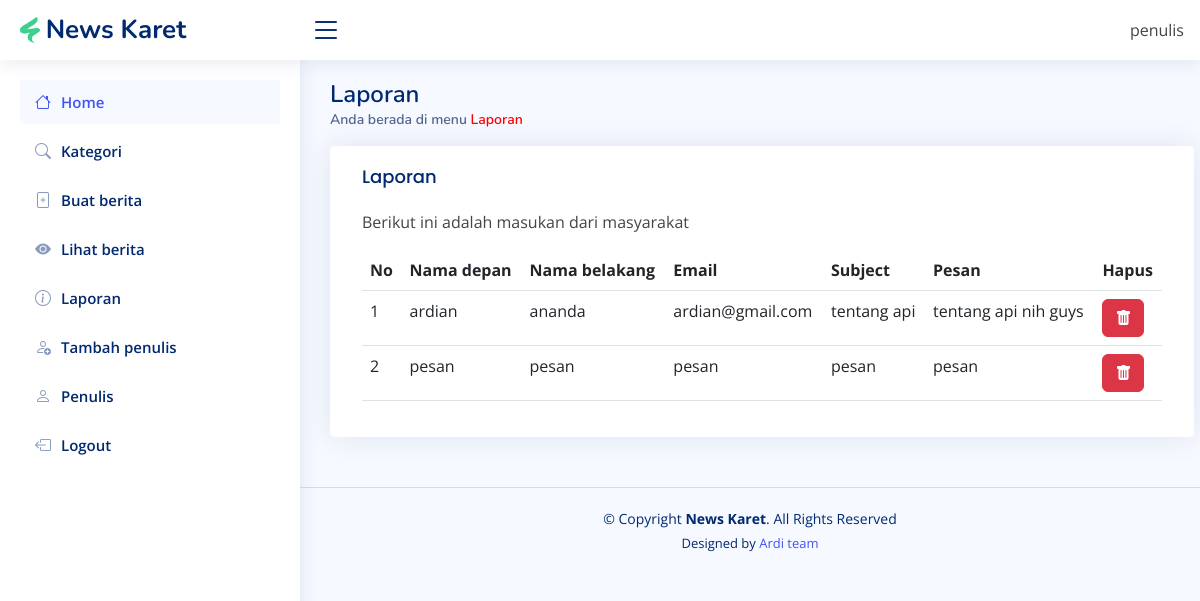
Screenshot of /admin/laporan.php (signed in) with the database file from the repository.
### tables this page shows
CREATE TABLE `kritik` (
  `id` int(11) NOT NULL,
  `nama_depan` varchar(32) NOT NULL,
  `nama_belakang` varchar(32) NOT NULL,
  `email` varchar(32) NOT NULL,
  `subject` varchar(32) NOT NULL,
  `pesan` text NOT NULL
);

### admin/laporan.php (the view, shortened to what this page needs)
<?php
include '../config/koneksi.php';
?>
<!DOCTYPE html>
<html lang="en">
  <head>
    <link
      href="../assets/vendor/bootstrap/css/bootstrap.min.css"
      rel="stylesheet"
    />
    <link
      href="../assets/vendor/bootstrap-icons/bootstrap-icons.css"
      rel="stylesheet"
    />
    <link
      href="../assets/vendor/boxicons/css/boxicons.min.css"
      rel="stylesheet"
    />
    <link href="../assets/vendor/quill/quill.snow.css" rel="stylesheet" />
    <link href="../assets/vendor/quill/quill.bubble.css" rel="stylesheet" />
    <link href="../assets/vendor/remixicon/remixicon.css" rel="stylesheet" />
    <link
      href="../assets/vendor/simple-datatables/style.css"
      rel="stylesheet"
    />
    <link href="../assets/css/style.css" rel="stylesheet" />
  </head>
  <body>
    <header id="header" class="header fixed-top d-flex align-items-center">
      <div class="d-flex align-items-center justify-content-between">
        <a href="" class="logo d-flex align-items-center">
          <img src="../assets/img/2.png" alt="" />
          <span class="d-none d-lg-block">News Karet</span>
        </a>
        <i class="bi bi-list toggle-sidebar-btn"></i>
      </div>
      <nav class="header-nav ms-auto">
        <ul class="d-flex align-items-center">
          <li class="nav-item pe-3">
            <span class="d-none d-md-block ps-2">
              <?= $_SESSION['username'] ?>
            </span>
          </li>
        </ul>
      </nav>
    </header>
    <aside id="sidebar" class="sidebar">
      <ul class="sidebar-nav" id="sidebar-nav">
        <li class="nav-item">
          <a
            class="nav-link"
            href="http://<?= $_SERVER['SERVER_NAME'] ?>/news-karet/admin/"
          >
            <i class="bi bi-house"></i>
            <span>Home</span>
          </a>
        </li>
        <li class="nav-item">
          <a
            class="nav-link collapsed"
            href="http://<?= $_SERVER['SERVER_NAME'] ?>/news-karet/admin/kategori.php"
          >
            <i class="bi bi-search"></i>
            <span>Kategori</span>
          </a>
        </li>
        <li class="nav-item">
          <a
            class="nav-link collapsed"
            href="http://<?= $_SERVER['SERVER_NAME'] ?>/news-karet/admin/buat-berita.php"
          >
            <i class="bi bi-file-plus"></i>
            <span>Buat berita</span>
          </a>
        </li>
        <li class="nav-item">
          <a
            class="nav-link collapsed"
            href="http://<?= $_SERVER['SERVER_NAME'] ?>/news-karet/admin/lihat-berita.php"
          >
            <i class="bi bi-eye-fill"></i>
            <span>Lihat berita</span>
          </a>
        </li>
        <li class="nav-item">
          <a
            class="nav-link collapsed"
            href="http://<?= $_SERVER['SERVER_NAME'] ?>/news-karet/admin/laporan.php"
          >
            <i class="bi bi-info-circle"></i>
            <span>Laporan</span>
          </a>
        </li>
        <li class="nav-item">
          <a
            class="nav-link collapsed"
            href="http://<?= $_SERVER['SERVER_NAME'] ?>/news-karet/admin/tambah-penulis.php"
          >
            <i class="bi bi-person-add"></i>
            <span>Tambah penulis</span>
          </a>
        </li>
        <li class="nav-item">
          <a
            class="nav-link collapsed"
            href="http://<?= $_SERVER['SERVER_NAME'] ?>/news-karet/admin/penulis.php"
          >
            <i class="bi bi-person"></i>
            <span>Penulis</span>
          </a>
        </li>
        <li class="nav-item">
          <a
            class="nav-link collapsed"
            href="http://<?= $_SERVER['SERVER_NAME'] ?>/news-karet/logout/"
          >
            <i class="bi bi-box-arrow-left"></i>
            <span>Logout</span>
          </a>
        </li>
      </ul>
    </aside>
    <main id="main" class="main">
      <div class="pagetitle">
        <h1>Laporan</h1>
        <nav>
          <ol class="breadcrumb">
            <li class="breadcrumb-item active">
              Anda berada di menu <span style="color: red">Laporan</span>
            </li>
          </ol>
        </nav>
      </div>
      <section class="section dashboard">
        <div class="row">
          <div class="col-lg-12">
            <div class="row">
              <div class="card" style="margin-left: 12px">
                <div class="card-body">
                  <h5 class="card-title">Laporan</h5>
                  <p>Berikut ini adalah masukan dari masyarakat</p>
                  <table class="table datatable">
                    <thead>
                      <tr>
                        <th scope="col">No</th>
                        <th scope="col">Nama depan</th>
                        <th scope="col">Nama belakang</th>
                        <th scope="col">Email</th>
                        <th scope="col">Subject</th>
                        <th scope="col">Pesan</th>
                        <th scope="col">Hapus</th>
                      </tr>
                    </thead>
                    <tbody>
                      <?php
                      $no = 1;
                      $tampil = mysqli_query($con, "SELECT * FROM `kritik` order by id desc");
                      while ($d = mysqli_fetch_array($tampil)){
                      ?>
                      <tr>
                        <td><?= $no++ ?></td>
                        <td><?= $d['nama_depan']?></td>
                        <td><?= $d['nama_belakang']?></td>
                        <td><?= $d['email']?></td>
                        <td><?= $d['subject']?></td>
                        <td><?= $d['pesan']?></td>
                        <td>
                        <form action="" method="post">
                            /><button
                              name="hapus"
                              class="btn btn-danger"
                              data-bs-toggle="tooltip"
                              title="Hapus"
                            >
                              <i class="bi bi-trash-fill"></i>
                            </button>
                          </form>
                        </td>
                      </tr>
                      <?php
                      }
                      ?>
                    </tbody>
                  </table>
                </div>
              </div>
            </div>
          </div>
        </div>
      </section>
    </main>
    <footer id="footer" class="footer">
      <div class="copyright">
        &copy; Copyright <strong><span>News Karet</span></strong
        >. All Rights Reserved
      </div>
      <div class="credits">
        Designed by
        <a href="https://github.com/ardiansyah835" target="_blank">Ardi team</a>
      </div>
    </footer>
  </body>
</html>

### assets/css/style.css (style rules this page uses)
:root { scroll-behavior: smooth; }
body { font-family: "Open Sans", sans-serif; background: #f6f9ff; color: #444444; }
a { color: #4154f1; text-decoration: none; }
h1, h2, h3, h4, h5, h6 { font-family: "Nunito", sans-serif; }
#main { margin-top: 60px; padding: 20px 30px; transition: all 0.3s; }
.pagetitle { margin-bottom: 10px; }
.pagetitle h1 { font-size: 24px; margin-bottom: 0; font-weight: 600; color: #012970; }
.card { margin-bottom: 30px; border: none; border-radius: 5px; box-shadow: 0px 0 30px rgba(1, 41, 112, 0.1); }
.card-title { padding: 20px 0 15px 0; font-size: 18px; font-weight: 500; color: #012970; font-family: "Poppins", sans-serif; }
.card-body { padding: 0 20px 20px 20px; }
.breadcrumb { font-size: 14px; font-family: "Nunito", sans-serif; color: #899bbd; font-weight: 600; }
.breadcrumb .breadcrumb-item::before { color: #899bbd; }
.breadcrumb .active { color: #51678f; font-weight: 600; }
.logo { line-height: 1; }
@media (min-width: 1200px) { .logo { width: 280px; } }
.logo img { max-height: 26px; margin-right: 6px; }
.logo span { font-size: 26px; font-weight: 700; color: #012970; font-family: "Nunito", sans-serif; }
.header { transition: all 0.5s; z-index: 997; height: 60px; box-shadow: 0px 2px 20px rgba(1, 41, 112, 0.1); background-color: #fff; padding-left: 20px; }
.header .toggle-sidebar-btn { font-size: 32px; padding-left: 10px; cursor: pointer; color: #012970; }
.header-nav ul { list-style: none; }
.header-nav>ul { margin: 0; padding: 0; }
.sidebar { position: fixed; top: 60px; left: 0; bottom: 0; width: 300px; z-index: 996; transition: all 0.3s; padding: 20px; overflow-y: auto; scrollbar-width: thin; scrollbar-color: #aab7cf transparent; box-shadow: 0px 0px 20px rgba(1, 41, 112, 0.1); background-color: #fff; }
@media (min-width: 1200px) { #main, #footer { margin-left: 300px; } }
.sidebar-nav { padding: 0; margin: 0; list-style: none; }
.sidebar-nav li { padding: 0; margin: 0; list-style: none; }
.sidebar-nav .nav-item { margin-bottom: 5px; }
.sidebar-nav .nav-link { display: flex; align-items: center; font-size: 15px; font-weight: 600; color: #4154f1; transition: 0.3; background: #f6f9ff; padding: 10px 15px; border-radius: 4px; }
.sidebar-nav .nav-link i { font-size: 16px; margin-right: 10px; color: #4154f1; }
.sidebar-nav .nav-link.collapsed { color: #012970; background: #fff; }
.sidebar-nav .nav-link.collapsed i { color: #899bbd; }
.footer { padding: 20px 0; font-size: 14px; transition: all 0.3s; border-top: 1px solid #cddfff; }
.footer .copyright { text-align: center; color: #012970; }
.footer .credits { padding-top: 5px; text-align: center; font-size: 13px; color: #012970; }

### rows the page displays
kritik: nama_depan "ardian", nama_belakang "ananda", email "ardian@gmail.com", subject "tentang api", pesan "tentang api nih guys"
kritik: nama_depan "pesan", nama_belakang "pesan", email "pesan", subject "pesan", pesan "pesan"

### other values shown
$_SESSION['username'] "penulis"
